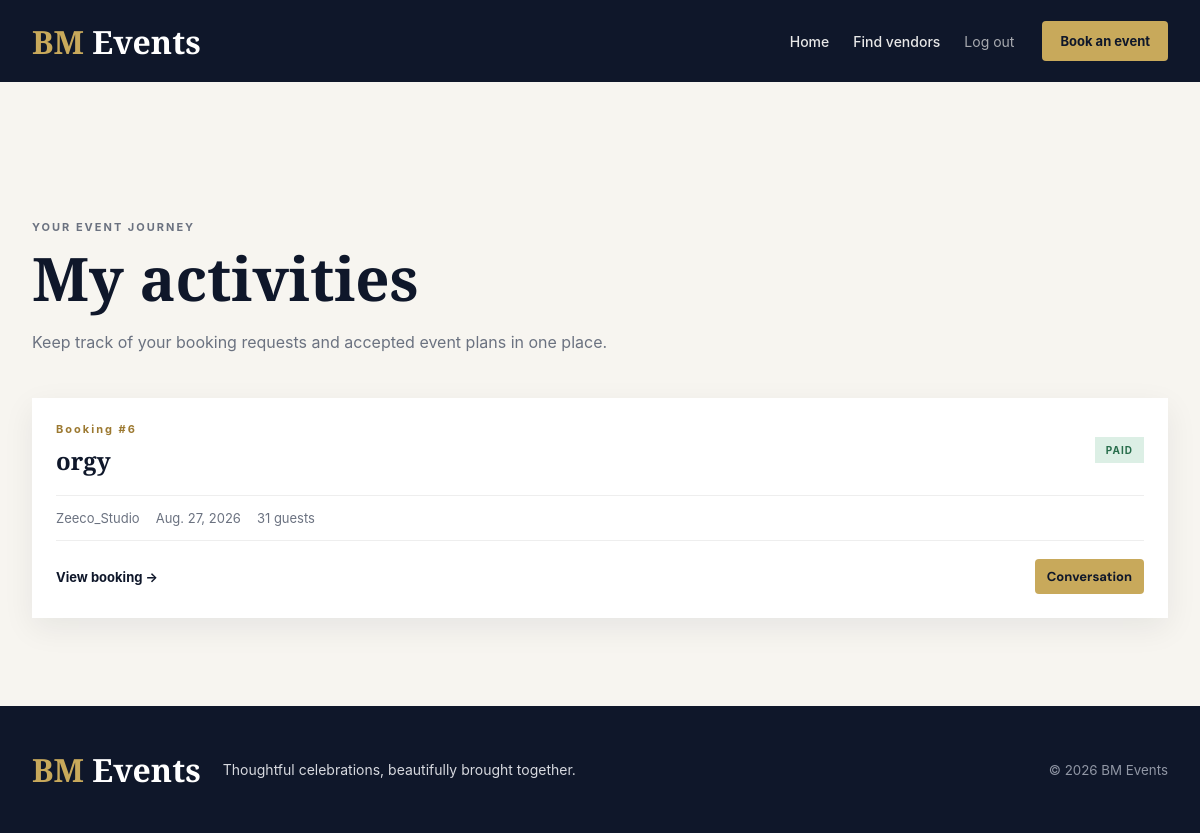
Page /bookings/activities/ (signed in) on the committed database.
### bookings/models.py (models this page shows, shortened)
class Booking(models.Model):
    STATUS_CHOICES = [
        ('requested', 'Requested'),
        ('accepted', 'Accepted'),
        ('declined', 'Declined'),
        ('paid', 'Paid'),
        ('cancelled', 'Cancelled'),
    ]
    client = models.ForeignKey(settings.AUTH_USER_MODEL, on_delete=models.CASCADE, related_name='bookings')
    vendor = models.ForeignKey(VendorProfile, on_delete=models.CASCADE, related_name='bookings')
    full_name = models.CharField(max_length=255)
    email = models.EmailField()
    phone = models.CharField(max_length=50, blank=True)
    event_type = models.CharField(max_length=100)
    event_date = models.DateField(null=True, blank=True)
    guests = models.PositiveIntegerField(null=True, blank=True)
    message = models.TextField(blank=True)
    status = models.CharField(max_length=20, choices=STATUS_CHOICES, default='requested')
    created_at = models.DateTimeField(auto_now_add=True)
    updated_at = models.DateTimeField(auto_now=True)

### vendors/models.py (models this page shows, shortened)
class VendorProfile(models.Model):
    user = models.OneToOneField(settings.AUTH_USER_MODEL, on_delete=models.CASCADE, related_name='vendor_profile')
    business_name = models.CharField(max_length=255)
    description = models.TextField(blank=True)
    location = models.CharField(max_length=255, blank=True)
    contact_phone = models.CharField(max_length=50, blank=True)
    operating_hours = models.CharField(max_length=255, blank=True)
    created_at = models.DateTimeField(auto_now_add=True)
    updated_at = models.DateTimeField(auto_now=True)

### bookings/views.py (the view)
# urls.py: path('activities/', views.client_activities, name='client_activities'),
@login_required
def client_activities(request):
    bookings = request.user.bookings.select_related('vendor').order_by('-created_at')
    return render(request, 'bookings/client_activities.html', {'bookings': bookings})

### accounts/models.py (called while the page is built)
    def is_vendor(self):
        return self.role == 'vendor'

    def is_client(self):
        return self.role == 'client'

### templates/bookings/client_activities.html (shortened to what this page needs)
{% extends 'base.html' %}
{% block content %}
  <section class="listing-page">
    <div class="page-heading">
      <p class="eyebrow">YOUR EVENT JOURNEY</p>
      <h1>My activities</h1>
      <p>Keep track of your booking requests and accepted event plans in one place.</p>
    </div>
    <div class="request-list">
      {% for booking in bookings %}
        <article class="request-card">
          <div class="request-card-head"><div><p class="card-kicker">Booking #{{ booking.pk }}</p><h2>{{ booking.event_type }}</h2></div><span class="status status-{{ booking.status }}">{{ booking.get_status_display }}</span></div>
          <div class="request-meta"><span>{{ booking.vendor.business_name }}</span><span>{{ booking.event_date|default:'Date to be confirmed' }}</span><span>{{ booking.guests|default:'Guest count to be confirmed' }} guests</span></div>
          <div class="request-actions"><a href="{% url 'booking_detail' booking.pk %}" class="text-link">View booking &rarr;</a><a href="{% url 'booking_conversation' booking.pk %}" class="small-btn">Conversation</a></div>
        </article>
      {% empty %}
        <div class="empty-state"><h2>Your event story starts here.</h2><p>Browse our trusted vendors and send your first booking request.</p><a href="{% url 'vendor_list' %}" class="primary-btn">Explore vendors</a></div>
      {% endfor %}
    </div>
  </section>
{% endblock %}

### static/css/variables.css (style rules this page uses)
:root { --primary-dark: #0F172A; --gold: #C8A95B; --gold-light: #E8D39A; --background-light: #F8F9FC; --white: #FFFFFF; --text-dark: #1F2937; --text-light: #6B7280; --border-light: rgba(255,255,255,0.15); --shadow-sm: 0 5px 15px rgba(0,0,0,0.08); --shadow-md: 0 15px 35px rgba(0,0,0,0.12); --shadow-lg: 0 25px 60px rgba(0,0,0,0.18); --radius-sm: 10px; --radius-md: 20px; --radius-lg: 35px; --transition: all .35s ease; --container-width: 1200px; --section-padding: 100px; }

### static/css/style.css (style rules this page uses)
* { margin: 0; padding: 0; box-sizing: border-box; }
html { scroll-behavior: smooth; }
body { font-family: "Inter", sans-serif; background: var(--background-light); color: var(--text-dark); overflow-x: hidden; }
a { text-decoration: none; color: inherit; }
.app-page { background: #f7f5f0; }
.page-heading { max-width: 700px; margin-bottom: 42px; }
.page-heading h1, .form-intro h1, .dashboard-heading h1 { font-family: "Playfair Display", serif; color: var(--primary-dark); font-size: clamp(38px, 5vw, 64px); line-height: 1.05; margin: 10px 0 18px; }
.page-heading > p, .form-intro > p:last-child, .dashboard-heading > div > p:last-child { color: var(--text-light); line-height: 1.75; }
.eyebrow, .card-kicker { color: #9c7931; font-weight: 700; letter-spacing: 2px; font-size: 11px; }
.vendor-card, .form-panel, .workspace-panel, .request-card, .info-panel, .contact-panel { background: #fff; box-shadow: 0 10px 30px rgba(15, 23, 42, .07); }
.text-link { color: var(--primary-dark); font-weight: 700; font-size: 13px; display: inline-block; margin-top: 16px; }
.primary-btn, .secondary-btn, .small-btn { display: inline-block; border: 0; cursor: pointer; font: 700 13px "DM Sans", sans-serif; padding: 14px 20px; border-radius: 4px; }
.small-btn { padding: 9px 12px; background: var(--gold); color: var(--primary-dark); }
.request-list { display: grid; gap: 16px; }
.request-card { padding: 24px; }
.request-card-head, .request-meta, .request-actions { display: flex; align-items: center; justify-content: space-between; gap: 16px; }
.request-card h2 { color: var(--primary-dark); font: 700 24px "Playfair Display", serif; margin-top: 8px; }
.request-meta { justify-content: start; color: var(--text-light); font-size: 13px; border-top: 1px solid #eee; border-bottom: 1px solid #eee; padding: 14px 0; margin: 18px 0; }
.request-actions { justify-content: end; }
.request-actions .text-link { margin: 0 auto 0 0; }
.status { display: inline-block; padding: 7px 11px; text-transform: uppercase; letter-spacing: 1px; font-size: 10px; font-weight: 700; }
.status-accepted, .status-paid { background: #dcefe5; color: #276d4b; }

### static/css/responsive.css (style rules this page uses)
.app-page .vendor-card, .app-page .form-panel, .app-page .workspace-panel, .app-page .request-card, .app-page .info-panel, .app-page .contact-panel { min-width: 0; }
.app-page .service-item, .app-page .request-card-head, .app-page .request-meta, .app-page .request-actions, .app-page .detail-hero, .app-page .dashboard-heading { min-width: 0; }
.app-page .service-item > div, .app-page .request-card-head > div, .app-page .request-meta > span { min-width: 0; overflow-wrap: anywhere; }
.app-page .service-item strong, .app-page .status { flex-shrink: 0; }
.app-page .request-actions { flex-wrap: wrap; }
.app-page .request-actions .small-btn { margin-left: 0; }

### rows in the picture
Booking: pk "6", event_type "orgy", status "PAID", vendor.business_name "Zeeco_Studio", event_date "Aug. 27, 2026", guests "31"
